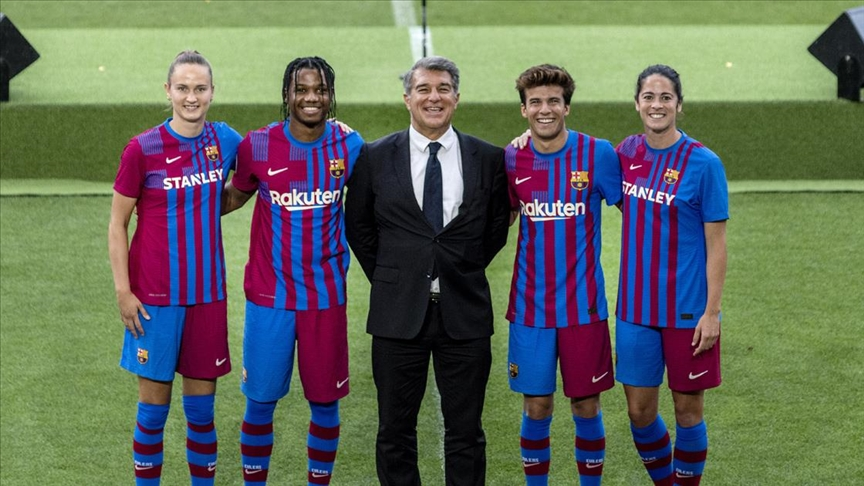
#> input picture Computer Vision with Opencv and Python/3. object detection with opencv/images/barcelona.jpg, 864 x 486 px, given in place of the camera
$ python 4_renk_ile_nesne_tespiti.py
#> lines starting #> are read from the running program, lines starting #| are printed output that depends on the picture; after the words box and inside, x2 and y2 are one past the last pixel; in counts of white or black regions, pixels touching at a corner belong together
import cv2
import numpy as np
from collections import deque

# nesne merkezini depolayacak veri tipi
buffer_size = 16
pts = deque(maxlen = buffer_size)

# mavi renk aralığı HSV
blueLower = (84,98,0)
blueUpper = (179,255,255)

# capture
cap = cv2.VideoCapture(0)
cap.set(3,960)
cap.set(4,480)

while True:
    success,imgOriginal = cap.read()
#> imgOriginal is the input picture: shape (486, 864, 3); mean B, G, R 92, 105.6, 97.7

    if success:

        # blur
        blurred = cv2.GaussianBlur(imgOriginal,(11,11),0)
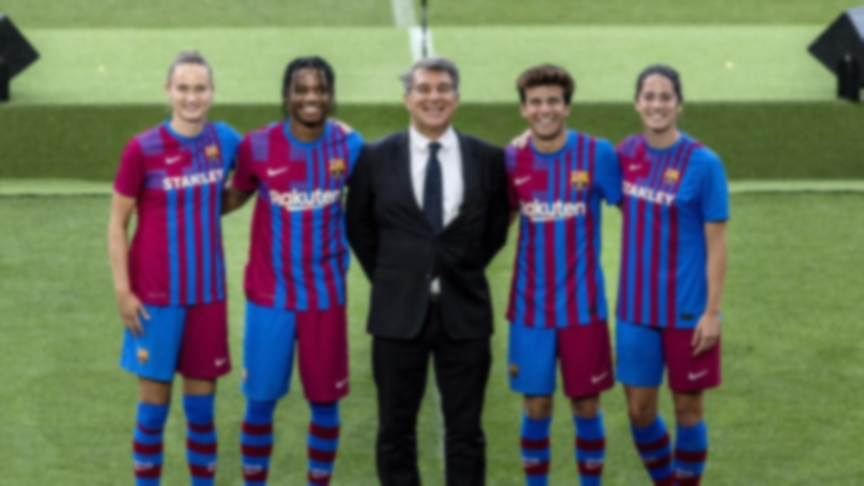
#> blurred: shape (486, 864, 3); mean B, G, R 92, 105.7, 97.8

        # HSV
        hsv = cv2.cvtColor(blurred,cv2.COLOR_BGR2HSV)
#> hsv: shape (486, 864, 3); mean H, S, V 74.5, 123.5, 130.1
        #cv2.imshow("hsv image",hsv)

        # mavi için maske oluştur
        mask = cv2.inRange(hsv,blueLower,blueUpper)
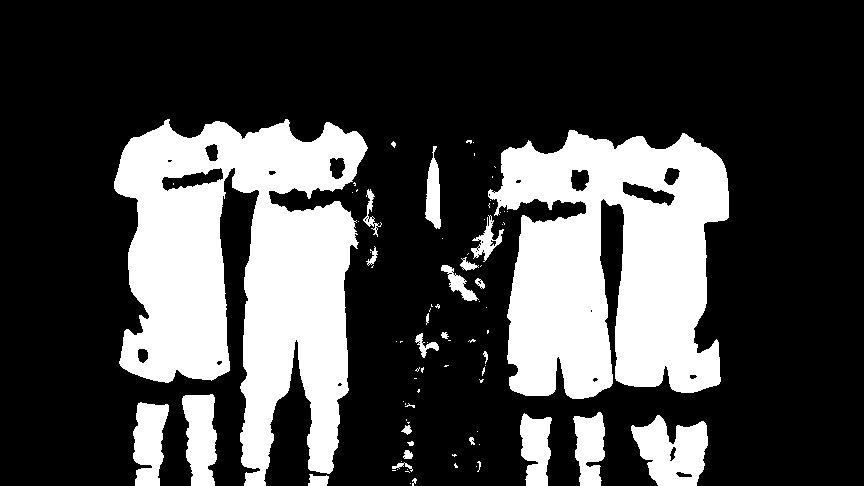
#> mask: shape (486, 864); 27.3% white; 86 white regions (59 under 20 px), largest, box (x1, y1, x2, y2) and area: (114, 119, 368, 486) 53946, (488, 130, 729, 399) 45544, (631, 415, 708, 486) 3591
        #cv2.imshow("mask Image",mask)

        # maskenin etrafında kalan gürültüleri sil
        mask = cv2.erode(mask,None,iterations=2)
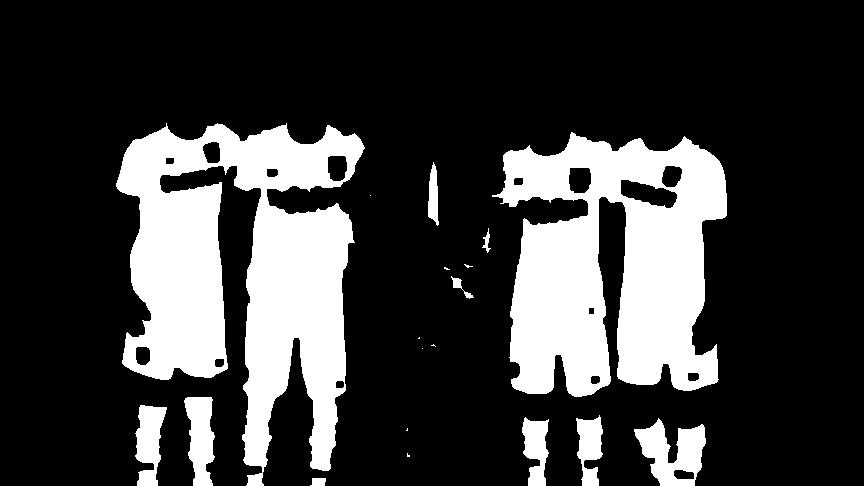
#> mask: shape (486, 864); 23.3% white; 19 white regions (8 under 20 px), largest, box (x1, y1, x2, y2) and area: (116, 123, 365, 486) 47682, (492, 132, 727, 397) 40558, (634, 418, 706, 486) 2752
        mask = cv2.dilate(mask,None,iterations=2)
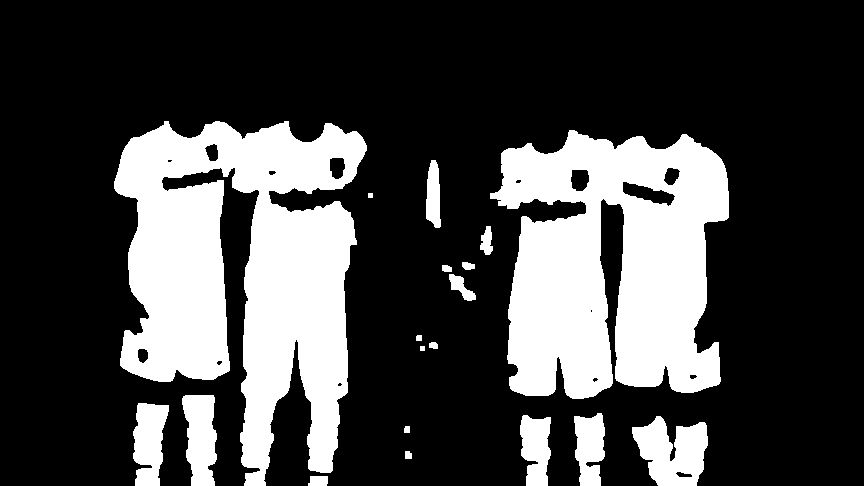
#> mask: shape (486, 864); 26.8% white; 19 white regions
        #cv2.imshow("mask + erezyon ve  genisleme" ,mask)

        # kontur
        (contours,_) = cv2.findContours(mask.copy(),cv2.RETR_EXTERNAL,cv2.CHAIN_APPROX_SIMPLE)
#> contours = 19 contours, 2 with area under 20; largest, box (x1, y1, x2, y2) and area: (114, 121, 367, 486) 53238, (490, 130, 729, 399) 45730, (632, 416, 708, 486) 3450, (182, 395, 217, 486) 2327, (133, 403, 169, 486) 2082

        center = None

        if len(contours) > 0:
            # en buyuk konturu al
            c = max(contours,key = cv2.contourArea)
#> c = contour of 850 points, box (x1, y1, x2, y2) (114, 121, 367, 486), area 53238

            # dikdörtgene çevir
            rect = cv2.minAreaRect(c)
#> rect = ((229.5, 299.4), (367.7, 248.8), -85.51)

            ((x,y),(width,height), rotation) = rect
#> x = 229.5; y = 299.4; width = 367.7; height = 248.8; rotation = -85.51
            s = "x: {}, y: {}, width: {}, height: {}".format(np.round(x),np.round(y),np.round(width),np.round(height),np.round(rotation))
            print(s)
#| x: 229.0, y: 299.0, width: 368.0, height: 249.0
            # kutucuk
            box = cv2.boxPoints(rect)
#> box = [[339.1, 492.5], [91.07, 473], [119.9, 106.4], [367.9, 125.9]]
            box = np.int64(box)
#> box = [[339, 492], [91, 472], [119, 106], [367, 125]]

            # moment
            M = cv2.moments(c)
#> M = moments, m00 53237.5, centre m10/m00, m01/m00 = (244.1, 271.4)
            center = (int(M["m10"]/M["m00"]),int(M["m01"]/M["m00"]))
#> center = (244, 271)

            # konturu çizdir : sarı
            cv2.drawContours(imgOriginal,[box],0,(0,255,255),2)

            # merkeze bir tane nokta çizdir : pembe
            cv2.circle(imgOriginal,center,5,(255,0,255),-1)
#> imgOriginal: shape (486, 864, 3); mean B, G, R 91.4, 106.8, 99

            # bilgilerin ekrana yazdır
            cv2.putText(imgOriginal,s,(50,50),cv2.FONT_HERSHEY_COMPLEX_SMALL,1,(0,0,0),2)
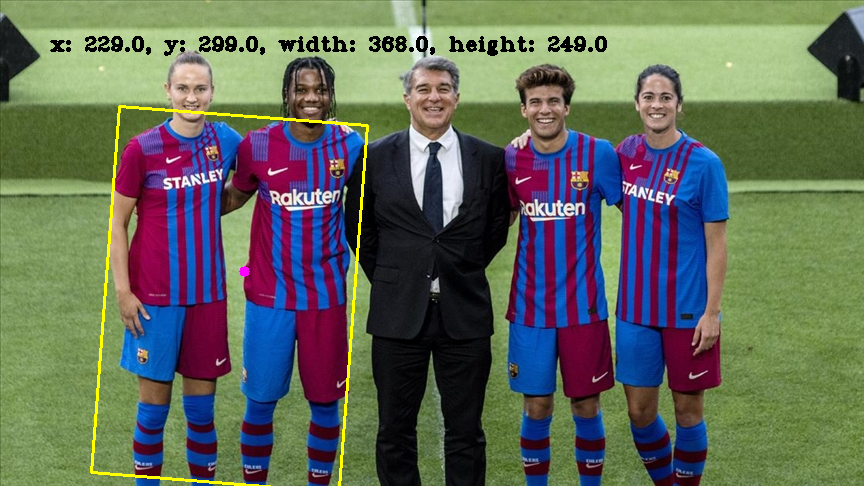
#> imgOriginal: shape (486, 864, 3); mean B, G, R 90, 104.9, 97.4

        # deque
        pts.appendleft(center)

        for i in range(1,len(pts)):
            if pts[i-1] is None or pts[i] is None: continue
            cv2.line(imgOriginal,pts[i-1],pts[i],(0,255,0),3)

        cv2.imshow("Original tespit",imgOriginal)

    if cv2.waitKey(1) & 0xFF == ord("q"): break
#> (key q is pressed here)
